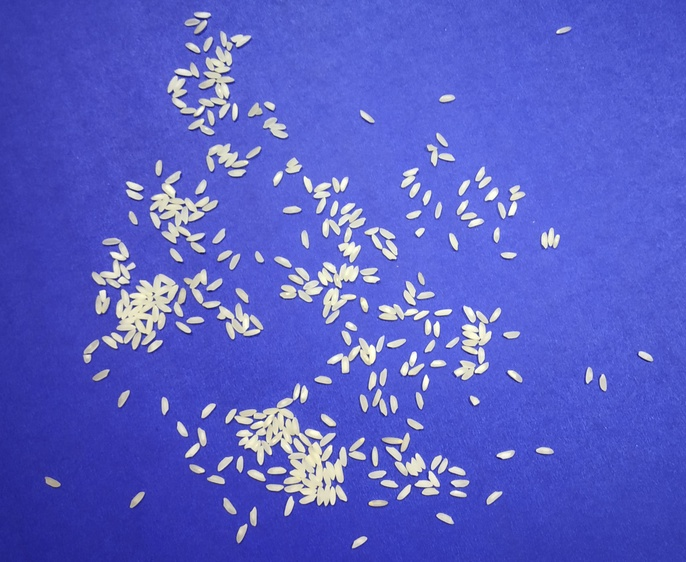
#> input picture data/train/full_grain_1.jpg, 686 x 562 px, shrunk from 2742 x 2250 before the run, found by its file name
$ jupyter execute --allow-errors 'Open cv rice grain (quantity and classification).ipynb'
#> lines starting #> are read from the running program, lines starting #| are printed output that depends on the picture; after the words box and inside, x2 and y2 are one past the last pixel; in counts of white or black regions, pixels touching at a corner belong together
# Quantity and Classification (broken and full)

# Full Grain 1

[cell 1]
import cv2
import numpy as np
from matplotlib import pyplot as plt

def get_classificaton(ratio):
    count=0
    ratio =round(ratio,1)
    toret=""
    if(ratio>=0):
        toret="Full"
        count=count+1
    toret="("+toret+")"
    return toret
img = cv2.imread('full_grain_1.jpg',0)#load in greyscale mode

#convert into binary
ret,binary = cv2.threshold(img,160,255,cv2.THRESH_BINARY)# 160 - threshold, 255 - value to assign, THRESH_BINARY_INV - Inverse binary
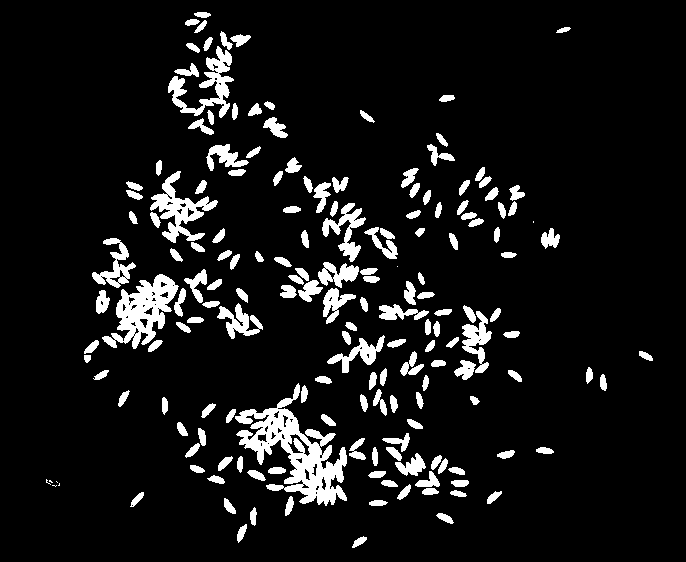
#> binary: shape (562, 686); 8.8% white; 175 white regions (7 under 20 px), largest, box (x1, y1, x2, y2) and area: (235, 383, 347, 506) 4922, (102, 274, 179, 349) 2586, (150, 171, 218, 243) 1649

#averaging filter
kernel = np.ones((5,5),np.float32)/9
dst = cv2.filter2D(binary,-1,kernel)# -1 : depth of the destination image

kernel2 = cv2.getStructuringElement(cv2.MORPH_ELLIPSE,(3,3))

#erosion
erosion = cv2.erode(dst,kernel2,iterations = 1)

#dilation
dilation = cv2.dilate(erosion,kernel2,iterations = 1)

#edge detection
edges = cv2.Canny(dilation,100,200)
#> edges: shape (562, 686); 3.2% white in thin lines or dots, all inside (x1, y1, x2, y2) = (44, 10, 655, 550)

### Size detection
contours,hierarchy = cv2.findContours(erosion, cv2.RETR_EXTERNAL, cv2.CHAIN_APPROX_SIMPLE)
#> contours = 84 contours, 2 with area under 20; largest, box (x1, y1, x2, y2) and area: (225, 382, 367, 517) 7864, (83, 237, 264, 364) 7141, (273, 200, 381, 325) 4599, (167, 30, 252, 136) 3431, (149, 170, 219, 253) 2722
print ("No. of rice grains=",len(contours))
#| No. of rice grains= 84

total_ar=0
for cnt in contours:
    x,y,w,h = cv2.boundingRect(cnt)
    aspect_ratio = float(w)/h
    if(aspect_ratio<1):
        aspect_ratio=1/aspect_ratio
    #print (round(aspect_ratio,2),get_classificaton(aspect_ratio))
    total_ar+=aspect_ratio
#> this loop made 84 passes
#> (cnt, x, y, w, h, aspect_ratio, total_ar) on passes 45, 58: ([[396, 265], [396, 267], [398, 267], [398, 265]], 396, 265, 3, 3, 1, 72.04), ([[532, 220], [532, 223], [534, 223], [534, 220]], 532, 220, 3, 4, 1.33, 90.78)
#> after the loop, total_ar = 128.9
full_avg_1=total_ar/len(contours)
#> full_avg_1 = 1.53

print ("Average Aspect Ratio=",round(full_avg_1,2),get_classificaton(full_avg_1))
#> in get_classificaton, `ratio =round(ratio,1)`: ratio = 1.5
#| Average Aspect Ratio= 1.53 (Full)

# Full Grain 2

[cell 2]
import cv2
import numpy as np
from matplotlib import pyplot as plt

# [7 lines left out: function get_classificaton, not called in this run]

img = cv2.imread('full_grain_2.jpg',0)#load in greyscale mode

#convert into binary
ret,binary = cv2.threshold(img,160,255,cv2.THRESH_BINARY)# 160 - threshold, 255 - value to assign, THRESH_BINARY_INV - Inverse binary

#averaging filter
kernel = np.ones((5,5),np.float32)/9
#> (the rest of this cell did not finish here and is left out)

# Full Grain 3

[cell 3]
import cv2
import numpy as np
from matplotlib import pyplot as plt

def get_classificaton(ratio):
    ratio =round(ratio,1)
    toret=""
    if(ratio>=0):
        toret="Full"
    toret="("+toret+")"
    return toret

img = cv2.imread('full_grain_3.jpg',0)#load in greyscale mode
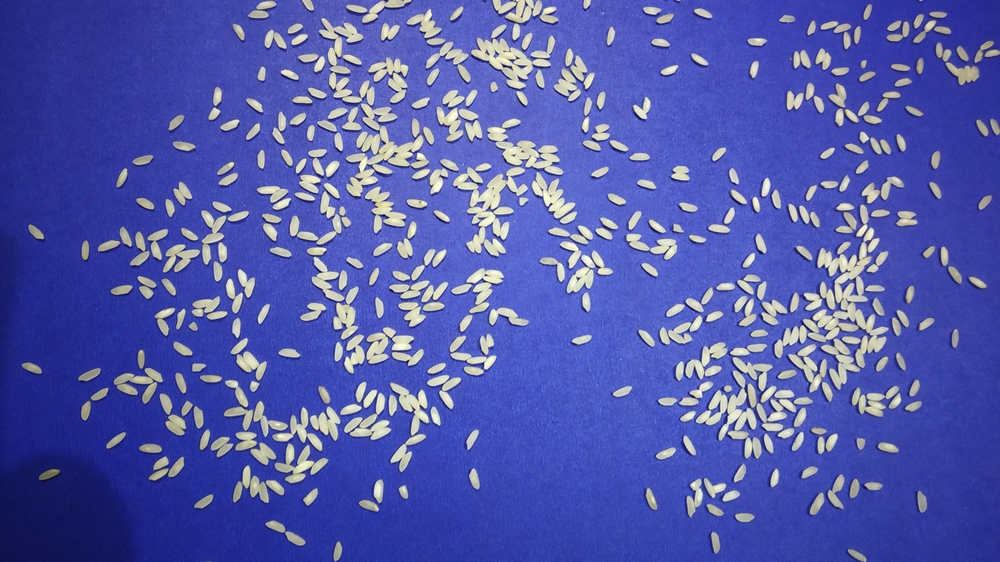
#> input picture data/train/full_grain_3.jpg, 1000 x 562 px, shrunk from 4000 x 2250 before the run, found by its file name
#> img: shape (562, 1000)

#convert into binary
ret,binary = cv2.threshold(img,160,255,cv2.THRESH_BINARY)# 160 - threshold, 255 - value to assign, THRESH_BINARY_INV - Inverse binary
#> binary: shape (562, 1000); 13.7% white; 525 white regions (87 under 20 px), largest, box (x1, y1, x2, y2) and area: (803, 228, 888, 368) 3125, (453, 167, 528, 256) 2430, (346, 104, 423, 196) 1998

#averaging filter
kernel = np.ones((5,5),np.float32)/9
dst = cv2.filter2D(binary,-1,kernel)# -1 : depth of the destination image
#> dst: shape (562, 1000)

kernel2 = cv2.getStructuringElement(cv2.MORPH_ELLIPSE,(3,3))

#erosion
erosion = cv2.erode(dst,kernel2,iterations = 1)
#> erosion: shape (562, 1000)

#dilation
dilation = cv2.dilate(erosion,kernel2,iterations = 1)
#> dilation: shape (562, 1000)

#edge detection
edges = cv2.Canny(dilation,100,200)
#> edges: shape (562, 1000); 5.5% white in thin lines or dots


### Size detection
contours,hierarchy = cv2.findContours(erosion, cv2.RETR_EXTERNAL, cv2.CHAIN_APPROX_SIMPLE)
#> contours = 199 contours, 10 with area under 20; largest, box (x1, y1, x2, y2) and area: (297, 17, 578, 259) 18002, (774, 176, 904, 402) 11030, (199, 375, 442, 484) 9858, (657, 341, 814, 459) 8220, (281, 148, 425, 374) 7214
print ("No. of rice grains=",len(contours))
#| No. of rice grains= 199
total_ar=0
for cnt in contours:
    x,y,w,h = cv2.boundingRect(cnt)
    aspect_ratio = float(w)/h
    if(aspect_ratio<1):
        aspect_ratio=1/aspect_ratio
    total_ar+=aspect_ratio
#> this loop made 199 passes
#> (x, y, w, h, aspect_ratio, total_ar) on passes 1, 3, 4, 5, 6, 7, 9, 10: (855, 552, 12, 10, 1.2, 1.2), (333, 541, 10, 21, 2.1, 4.3), (711, 532, 9, 21, 2.33, 6.63), (265, 520, 41, 26, 1.58, 8.21), (734, 513, 21, 10, 2.1, 10.31), (706, 504, 18, 13, 1.38, 11.69), (197, 494, 16, 15, 1.07, 13.76), (917, 493, 4, 15, 3.75, 17.51)
full_avg_3=total_ar/len(contours)

print ("Average Aspect Ratio=",round(full_avg_3,2),get_classificaton(full_avg_3))
#| Average Aspect Ratio= 1.54 (Full)

# Full Grain 4

[cell 4]
import cv2
import numpy as np
from matplotlib import pyplot as plt

# [7 lines left out: function get_classificaton, not called in this run]

img = cv2.imread('full_grain_4.jpg',0)#load in greyscale mode

#convert into binary
ret,binary = cv2.threshold(img,160,255,cv2.THRESH_BINARY)# 160 - threshold, 255 - value to assign, THRESH_BINARY_INV - Inverse binary

#averaging filter
kernel = np.ones((5,5),np.float32)/9
#> (the rest of this cell did not finish here and is left out)

# Full Grain 5

[cell 5]
import cv2
import numpy as np
from matplotlib import pyplot as plt

def get_classificaton(ratio):
    ratio =round(ratio,1)
    toret=""
    if(ratio>=0):
        toret="Full"
    toret="("+toret+")"
    return toret

img = cv2.imread('full_grain_5.jpg',0)#load in greyscale mode
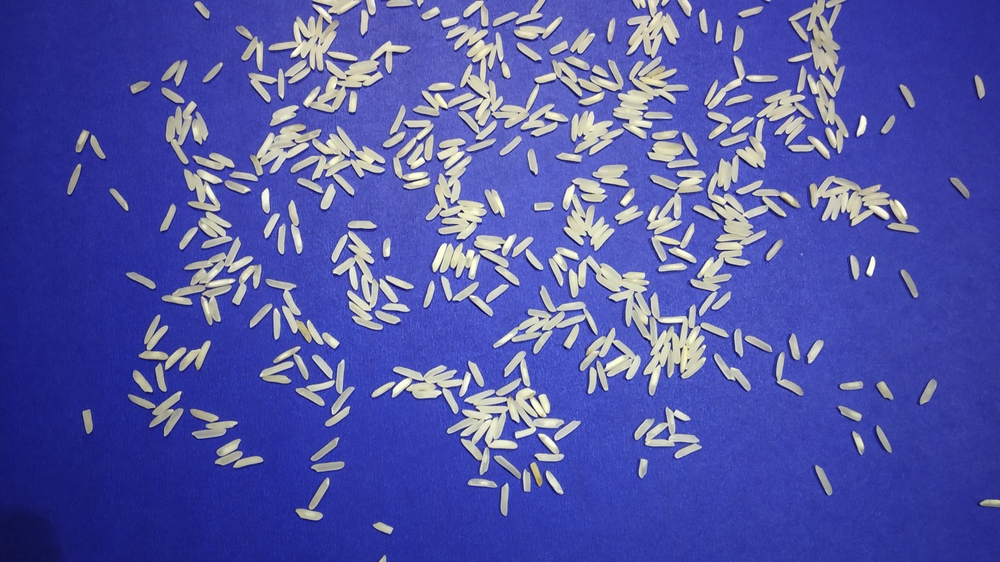
#> input picture data/train/full_grain_5.jpg, 1000 x 562 px, shrunk from 4000 x 2250 before the run, found by its file name

#convert into binary
ret,binary = cv2.threshold(img,160,255,cv2.THRESH_BINARY)# 160 - threshold, 255 - value to assign, THRESH_BINARY_INV - Inverse binary
#> binary: shape (562, 1000); 15.4% white; 268 white regions (54 under 20 px), largest, box (x1, y1, x2, y2) and area: (569, 255, 706, 395) 4834, (691, 155, 800, 291) 3471, (447, 388, 564, 475) 3431

#averaging filter
kernel = np.ones((5,5),np.float32)/9
dst = cv2.filter2D(binary,-1,kernel)# -1 : depth of the destination image

kernel2 = cv2.getStructuringElement(cv2.MORPH_ELLIPSE,(3,3))

#erosion
erosion = cv2.erode(dst,kernel2,iterations = 1)

#dilation
dilation = cv2.dilate(erosion,kernel2,iterations = 1)

#edge detection
edges = cv2.Canny(dilation,100,200)
#> edges: shape (562, 1000); 4.8% white in thin lines or dots


### Size detection
contours,hierarchy = cv2.findContours(erosion, cv2.RETR_EXTERNAL, cv2.CHAIN_APPROX_SIMPLE)
print ("No. of rice grains=",len(contours))
#| No. of rice grains= 86
total_ar=0
for cnt in contours:
    x,y,w,h = cv2.boundingRect(cnt)
    aspect_ratio = float(w)/h
    if(aspect_ratio<1):
        aspect_ratio=1/aspect_ratio
    total_ar+=aspect_ratio
#> this loop made 86 passes
#> cnt on passes 12, 15, 40, 47: [[90, 428], [90, 430], [92, 430], [92, 428]], [[82, 411], [82, 414], [84, 414], [84, 411]], [[800, 253], [800, 255], [802, 255], [802, 253]], [[67, 191], [67, 194], [70, 194], [70, 191]]
full_avg_5=total_ar/len(contours)

print ("Average Aspect Ratio=",round(full_avg_5,2),get_classificaton(full_avg_5))
#| Average Aspect Ratio= 1.72 (Full)

# Full Grain 6

[cell 6]
import cv2
import numpy as np
from matplotlib import pyplot as plt

def get_classificaton(ratio):
    ratio =round(ratio,1)
    toret=""
    if(ratio>=0):
        toret="Full"
    toret="("+toret+")"
    return toret

img = cv2.imread('full_grain_6.jpg',0)#load in greyscale mode
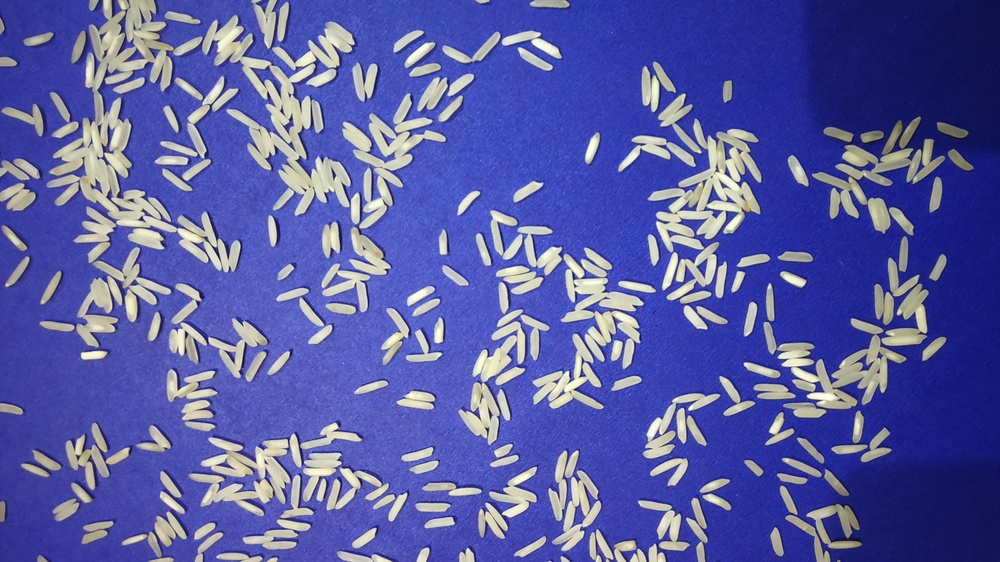
#> input picture data/train/full_grain_6.jpg, 1000 x 562 px, shrunk from 4000 x 2250 before the run, found by its file name

#convert into binary
ret,binary = cv2.threshold(img,160,255,cv2.THRESH_BINARY)# 160 - threshold, 255 - value to assign, THRESH_BINARY_INV - Inverse binary
#> binary: shape (562, 1000); 19.4% white; 397 white regions (157 under 20 px), largest, box (x1, y1, x2, y2) and area: (203, 15, 350, 216) 7242, (49, 92, 222, 271) 6507, (648, 119, 761, 252) 5716

#averaging filter
kernel = np.ones((5,5),np.float32)/9
dst = cv2.filter2D(binary,-1,kernel)# -1 : depth of the destination image

kernel2 = cv2.getStructuringElement(cv2.MORPH_ELLIPSE,(3,3))

#erosion
erosion = cv2.erode(dst,kernel2,iterations = 1)

#dilation
dilation = cv2.dilate(erosion,kernel2,iterations = 1)

#edge detection
edges = cv2.Canny(dilation,100,200)
#> edges: shape (562, 1000); 5.7% white in thin lines or dots


### Size detection
contours,hierarchy = cv2.findContours(erosion, cv2.RETR_EXTERNAL, cv2.CHAIN_APPROX_SIMPLE)
print ("No. of rice grains=",len(contours))
#| No. of rice grains= 111
total_ar=0
for cnt in contours:
    x,y,w,h = cv2.boundingRect(cnt)
    aspect_ratio = float(w)/h
    if(aspect_ratio<1):
        aspect_ratio=1/aspect_ratio
    total_ar+=aspect_ratio
#> this loop made 111 passes
#> cnt on passes 1, 49: [[548, 560], [548, 561], [551, 561], [551, 560]], [[342, 362], [342, 364], [344, 364], [344, 362]]
full_avg_6=total_ar/len(contours)

print ("Average Aspect Ratio=",round(full_avg_6,2),get_classificaton(full_avg_6))
#| Average Aspect Ratio= 1.78 (Full)

# Broken Grain 1

[cell 7]
# import cv2
import numpy as np
from matplotlib import pyplot as plt

def get_classificaton(ratio):
    ratio =round(ratio,1)
    toret=""
    if(ratio>=0):
        toret="Broken"
    toret="("+toret+")"
    return toret

img = cv2.imread('broken_grain_1.jpg',0)#load in greyscale mode
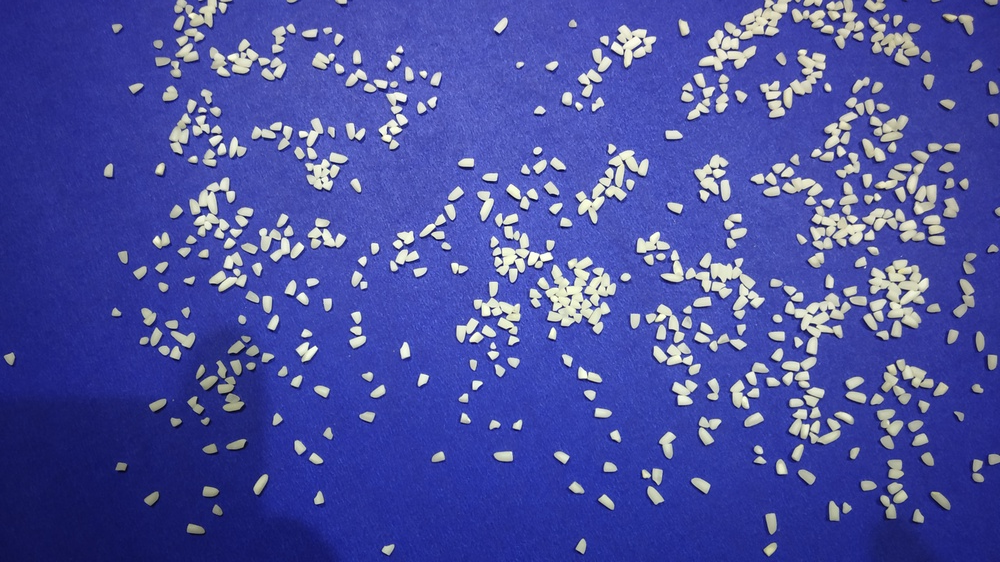
#> input picture data/train/broken_grain_1.jpg, 1000 x 562 px, shrunk from 4000 x 2250 before the run, found by its file name

#convert into binary
ret,binary = cv2.threshold(img,160,255,cv2.THRESH_BINARY)# 160 - threshold, 255 - value to assign, THRESH_BINARY_INV - Inverse binary
#> binary: shape (562, 1000); 11.8% white; 477 white regions (49 under 20 px), largest, box (x1, y1, x2, y2) and area: (537, 257, 610, 334) 2209, (869, 260, 929, 327) 1878, (785, 293, 851, 354) 1370

#averaging filter
kernel = np.ones((5,5),np.float32)/9
dst = cv2.filter2D(binary,-1,kernel)# -1 : depth of the destination image

kernel2 = cv2.getStructuringElement(cv2.MORPH_ELLIPSE,(3,3))

#erosion
erosion = cv2.erode(dst,kernel2,iterations = 1)

#dilation
dilation = cv2.dilate(erosion,kernel2,iterations = 1)

#edge detection
edges = cv2.Canny(dilation,100,200)
#> edges: shape (562, 1000); 4.7% white in thin lines or dots


### Size detection
contours,hierarchy = cv2.findContours(erosion, cv2.RETR_EXTERNAL, cv2.CHAIN_APPROX_SIMPLE)
print ("No. of rice grains=",len(contours))
#| No. of rice grains= 221
total_ar=0
for cnt in contours:
    x,y,w,h = cv2.boundingRect(cnt)
    aspect_ratio = float(w)/h
    if(aspect_ratio<1):
        aspect_ratio=1/aspect_ratio
    total_ar+=aspect_ratio
#> this loop made 221 passes
#> cnt on passes 39, 40, 45: [[173, 418], [173, 420], [176, 420], [176, 418]], [[204, 417], [204, 420], [207, 420], [207, 417]], [[954, 411], [954, 413], [956, 413], [956, 411]]
broken_avg_1=total_ar/len(contours)

print ("Average Aspect Ratio=",round(broken_avg_1,2),get_classificaton(broken_avg_1))
#| Average Aspect Ratio= 1.35 (Broken)

# Broken Grain 2

[cell 8]
import cv2
import numpy as np
from matplotlib import pyplot as plt

# [7 lines left out: function get_classificaton, not called in this run]

img = cv2.imread('broken_grain_2.jpg',0)#load in greyscale mode

#convert into binary
ret,binary = cv2.threshold(img,160,255,cv2.THRESH_BINARY)# 160 - threshold, 255 - value to assign, THRESH_BINARY_INV - Inverse binary

#averaging filter
kernel = np.ones((5,5),np.float32)/9
#> (the rest of this cell did not finish here and is left out)

# Broken Grain 3

[cell 9]
import cv2
import numpy as np
from matplotlib import pyplot as plt

def get_classificaton(ratio):
    ratio =round(ratio,1)
    toret=""
    if(ratio>=0):
        toret="Broken"
    toret="("+toret+")"
    return toret

img = cv2.imread('broken_grain_3.jpg',0)#load in greyscale mode
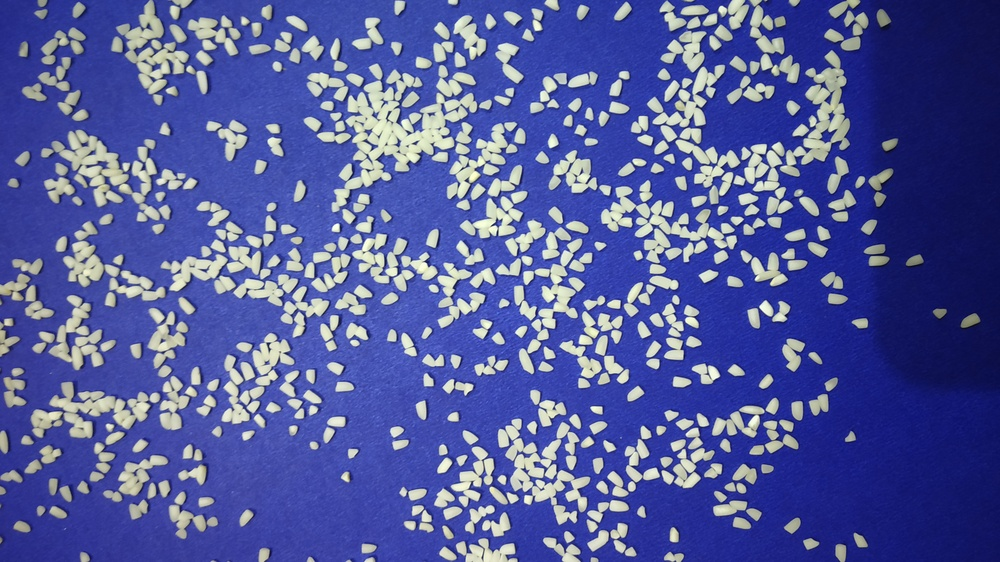
#> input picture data/train/broken_grain_3.jpg, 1000 x 562 px, shrunk from 4000 x 2250 before the run, found by its file name

#convert into binary
ret,binary = cv2.threshold(img,160,255,cv2.THRESH_BINARY)# 160 - threshold, 255 - value to assign, THRESH_BINARY_INV - Inverse binary
#> binary: shape (562, 1000); 20.5% white; 578 white regions (27 under 20 px), largest, box (x1, y1, x2, y2) and area: (332, 81, 477, 212) 6296, (498, 419, 590, 525) 3111, (780, 85, 849, 176) 2039

#averaging filter
kernel = np.ones((5,5),np.float32)/9
dst = cv2.filter2D(binary,-1,kernel)# -1 : depth of the destination image

kernel2 = cv2.getStructuringElement(cv2.MORPH_ELLIPSE,(3,3))

#erosion
erosion = cv2.erode(dst,kernel2,iterations = 1)

#dilation
dilation = cv2.dilate(erosion,kernel2,iterations = 1)

#edge detection
edges = cv2.Canny(dilation,100,200)
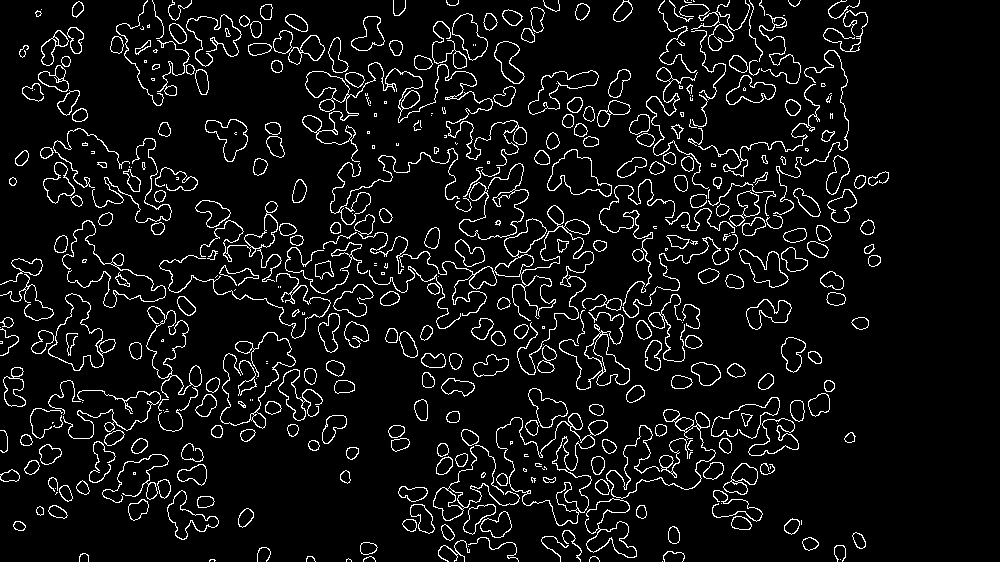
#> edges: shape (562, 1000); 6.8% white in thin lines or dots, all inside (x1, y1, x2, y2) = (0, 0, 889, 562)


### Size detection
contours,hierarchy = cv2.findContours(erosion, cv2.RETR_EXTERNAL, cv2.CHAIN_APPROX_SIMPLE)
print ("No. of rice grains=",len(contours))
#| No. of rice grains= 183
total_ar=0
for cnt in contours:
    x,y,w,h = cv2.boundingRect(cnt)
    aspect_ratio = float(w)/h
    if(aspect_ratio<1):
        aspect_ratio=1/aspect_ratio
    total_ar+=aspect_ratio
#> this loop made 183 passes
#> cnt on pass 1: [[210, 560], [210, 561], [214, 561], [214, 560]]
broken_avg_3=total_ar/len(contours)

print ("Average Aspect Ratio=",round(broken_avg_3,2),get_classificaton(broken_avg_3))
#| Average Aspect Ratio= 1.39 (Broken)

# Calculate Averages of Full and Broken grain

#> (a cell that did not finish here is left out)

### With the resultant average, define the range for ratio using if elif condition for classification

# Mixed Grain 1

[cell 11]
import cv2
import numpy as np
from matplotlib import pyplot as plt

def get_classificaton(ratio):
    ratio =round(ratio,1)
    toret=""
    if(ratio>1.36):
        toret="Full"
    elif(ratio<=1.36):
        toret="Broken"
    toret="("+toret+")"
    return toret

img = cv2.imread('mixed_grain_1.jpg',0)#load in greyscale mode

### Size detection
contours,hierarchy = cv2.findContours(erosion, cv2.RETR_EXTERNAL, cv2.CHAIN_APPROX_SIMPLE)
print ("No. of rice grains=",len(contours))
#| No. of rice grains= 183
total_ar=0
for cnt in contours:
    x,y,w,h = cv2.boundingRect(cnt)
    aspect_ratio = float(w)/h
    if(aspect_ratio<1):
        aspect_ratio=1/aspect_ratio
    print (round(aspect_ratio,2),get_classificaton(aspect_ratio))
    total_ar+=aspect_ratio
avg_ar=total_ar/len(contours)

# Mixed Grain 2

[cell 12]
import cv2
import numpy as np
from matplotlib import pyplot as plt

def get_classificaton(ratio):
    ratio =round(ratio,1)
    toret=""
    if(ratio>1.36):
        toret="Full"
    elif(ratio<=1.36):
        toret="Broken"
    toret="("+toret+")"
    return toret

img = cv2.imread('mixed_grain_2.jpg',0)#load in greyscale mode

### Size detection
contours,hierarchy = cv2.findContours(erosion, cv2.RETR_EXTERNAL, cv2.CHAIN_APPROX_SIMPLE)
print ("No. of rice grains=",len(contours))
#| No. of rice grains= 183
total_ar=0
for cnt in contours:
    x,y,w,h = cv2.boundingRect(cnt)
    aspect_ratio = float(w)/h
    if(aspect_ratio<1):
        aspect_ratio=1/aspect_ratio
    print (round(aspect_ratio,2),get_classificaton(aspect_ratio))
    total_ar+=aspect_ratio
avg_ar=total_ar/len(contours)

# Mixed Grain 3

[cell 13]
import cv2
import numpy as np
from matplotlib import pyplot as plt

def get_classificaton(ratio):
    ratio =round(ratio,1)
    toret=""
    if(ratio>1.36):
        toret="Full"
    elif(ratio<=1.36):
        toret="Broken"
    toret="("+toret+")"
    return toret

img = cv2.imread('mixed_grain_3.jpg',0)#load in greyscale mode

### Size detection
contours,hierarchy = cv2.findContours(erosion, cv2.RETR_EXTERNAL, cv2.CHAIN_APPROX_SIMPLE)
print ("No. of rice grains=",len(contours))
#| No. of rice grains= 183
total_ar=0
for cnt in contours:
    x,y,w,h = cv2.boundingRect(cnt)
    aspect_ratio = float(w)/h
    if(aspect_ratio<1):
        aspect_ratio=1/aspect_ratio
    print (round(aspect_ratio,2),get_classificaton(aspect_ratio))
    total_ar+=aspect_ratio
avg_ar=total_ar/len(contours)
